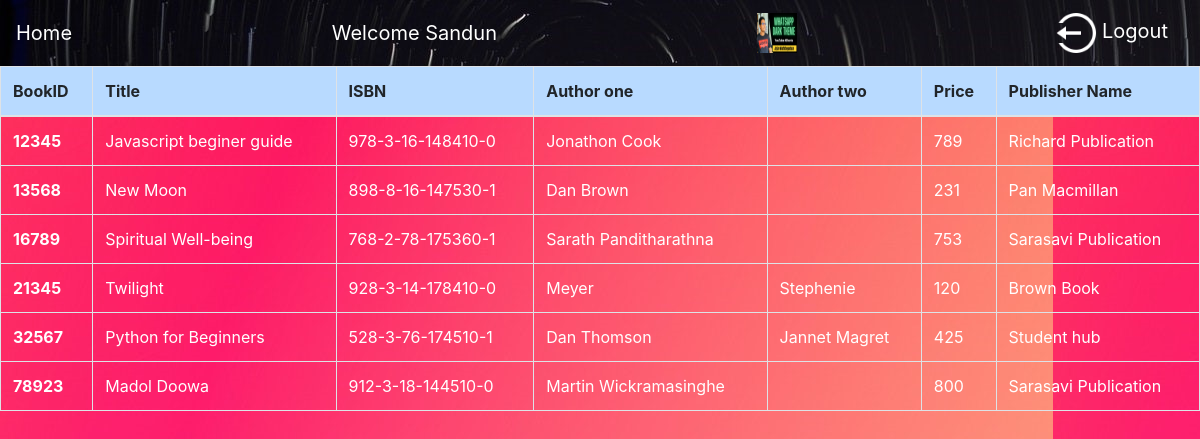
/Forms/frm_book_details.php (signed in), run on the app's committed database.
### tables this page shows
CREATE TABLE `books` (
  `book_id` int(10) UNSIGNED NOT NULL,
  `book_title` varchar(50) NOT NULL,
  `author1` varchar(25) NOT NULL,
  `author2` varchar(25) DEFAULT NULL,
  `publisher` varchar(20) NOT NULL,
  `isbn` varchar(17) NOT NULL,
  `category` enum('Action','Horror','Novel','Comic','Education') NOT NULL,
  `price` decimal(10,0) NOT NULL,
  `available` tinyint(1) NOT NULL DEFAULT 1 COMMENT '1- available for borrow & reserve\r\n0 - book has borrowed',
  `last_reserved_member` int(10) UNSIGNED DEFAULT NULL COMMENT 'currently reserved member'
);

### Forms/frm_book_details.php (the view, shortened to what this page needs)
<!DOCTYPE html>
<html>
<head>
<link href="../bootstrap-4.0.0/dist/css/bootstrap.css" rel="stylesheet" type="text/css">
<link href="../CSS/formbackground.css" rel="stylesheet" type="text/css">
</head>
<body>
	<nav class="navbar navbar-dark bg-primary">
	<a class="navbar-brand" href="../dashboard.php">Home</a>
	<div class="navbar-brand" ><?php echo 'Welcome '.$_SESSION['uname']; ?></div>
	<div class="navbar-brand" ><?php echo '<img src="../'.$_SESSION['profileimage'].'" width="40" height="40" />';?></div>
	<a class="navbar-brand" href="../logout.php" style="background-color:transparent"><img src="../icons/logout.png" width="40" height="40" />  Logout</a>
	</nav>
<table class="table table-hover table-bordered" >
  <thead>
    <tr class="table-primary">
      <th scope="col">BookID</th>
      <th scope="col">Title</th>
      <th scope="col">ISBN</th>
      <th scope="col">Author one</th>
	  <th scope="col">Author two</th>
	  <th scope="col">Price</th>
	  <th scope="col">Publisher Name</th>
    </tr>
  </thead>
  <tbody>
<?php
    require('../php/connection.php');
	$sql="SELECT * FROM `books`";
	$result=$conn->query($sql);
	while($row=mysqli_fetch_assoc($result)){
?>
    <tr>
      <th style="color: white" scope="row"><?php echo $row['book_id'];?></th>
      <td><?php echo $row['book_title'];?></td>
      <td><?php echo $row['isbn'];?></td>
      <td><?php echo $row['author1'];?></td>
	  <td><?php echo $row['author2'];?></td>
	  <td><?php echo $row['price'];?></td>
      <td><?php echo $row['publisher'];?></td>
    </tr>
<?php
 }
 echo "	</tbody>
		</table>";
 ?>
</body>
</html>

### CSS/formbackground.css (style rules this page uses)
body { background-image:url(../Icons/background2.jpg) }
nav { background-image:url(../Icons/nav.jpg) }

### Forms/frm_book_details.php (style rules this page uses)
td { color: white; }

### data on the page
books: book_id "12345", book_title "Javascript beginer guide", isbn "978-3-16-148410-0", author1 "Jonathon Cook", price "789", publisher "Richard Publication"
books: book_id "13568", book_title "New Moon", isbn "898-8-16-147530-1", author1 "Dan Brown", price "231", publisher "Pan Macmillan"
books: book_id "16789", book_title "Spiritual Well-being", isbn "768-2-78-175360-1", author1 "Sarath Panditharathna", price "753", publisher "Sarasavi Publication"
books: book_id "21345", book_title "Twilight", isbn "928-3-14-178410-0", author1 "Meyer", author2 "Stephenie", price "120", publisher "Brown Book"
books: book_id "32567", book_title "Python for Beginners", isbn "528-3-76-174510-1", author1 "Dan Thomson", author2 "Jannet Magret", price "425", publisher "Student hub"
books: book_id "78923", book_title "Madol Doowa", isbn "912-3-18-144510-0", author1 "Martin Wickramasinghe", price "800", publisher "Sarasavi Publication"

### other printed values
$_SESSION['uname'] "Sandun"
